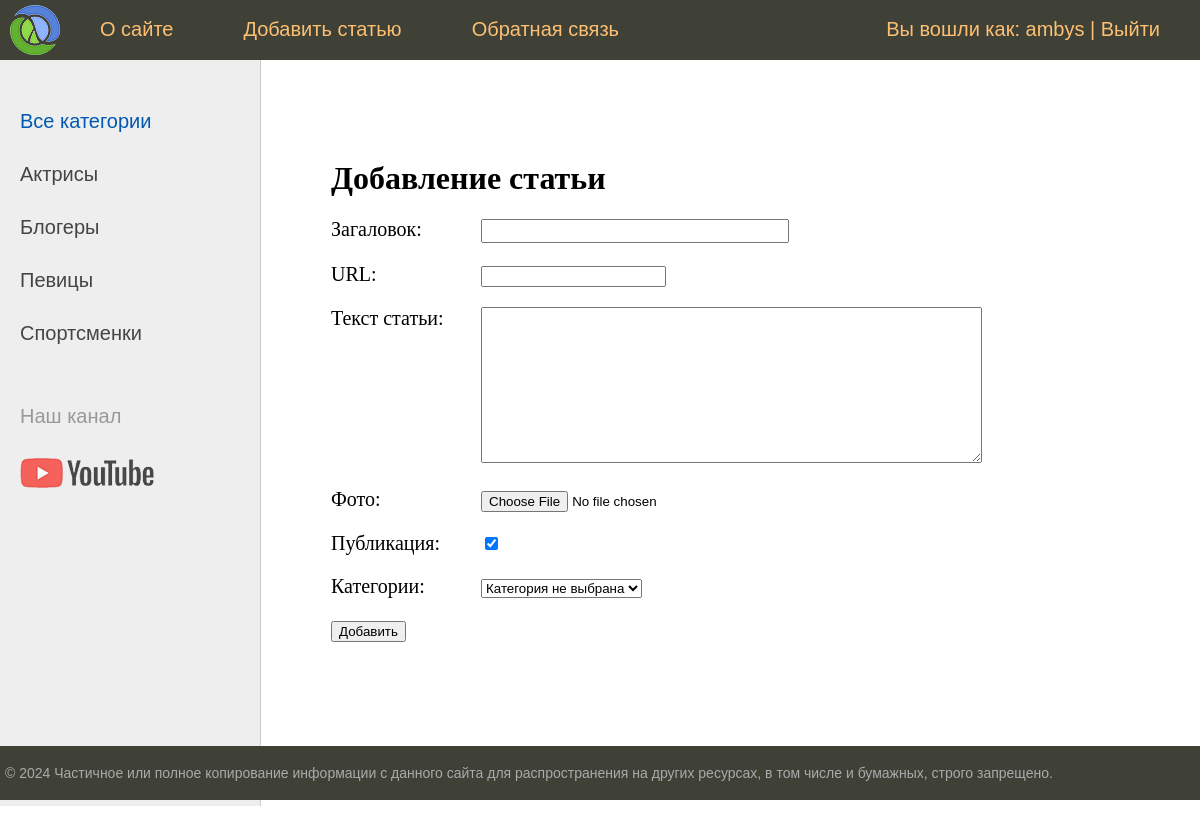
Screenshot of /addpage/ (signed in) with the database file from the repository.
### mainsite/models.py (models this page shows)
class Category(models.Model):
    name = models.CharField(max_length=100, db_index=True, verbose_name='Категория')
    slug = models.SlugField(max_length=255, unique=True, db_index=True, verbose_name='URL')
    def __str__(self):
        return self.name
    def get_absolute_url(self):
        return reverse('category', kwargs={'cat_slug': self.slug})
    class Meta:
        verbose_name = 'Категорию'
        verbose_name_plural = 'Категории'
        ordering = ['id']

### mainsite/views.py (the view)
# urls.py: path('addpage/', AddPage.as_view(), name='add_page'),
class AddPage(LoginRequiredMixin, DataMixin, CreateView):
    form_class = AddPostForm
    template_name = 'mainsite/addpage.html'
    success_url = reverse_lazy('home')
    login_url = reverse_lazy('home')
    raise_exception = True
    def get_context_data(self, *, object_list=None, **kwargs):
        context = super().get_context_data(**kwargs)
        c_def = self.get_user_context(title="Добавление статьи")
        return dict(list(context.items()) + list(c_def.items()))

### mainsite/forms.py (shortened to what this page needs)
class AddPostForm(forms.ModelForm):  #Прописываем стандартное название для не выбранного поля категорий
    def __init__(self, *args, **kwargs):
        super().__init__(*args, **kwargs)
        self.fields['cat'].empty_label = "Категория не выбрана"
    class Meta:     #Настройка полей формы
        model = Mainsite
        fields = ['title', 'slug', 'content', 'photo', 'is_published', 'cat']
        widgets = {
            'title': forms.TextInput(attrs={'class': 'form-input'}),
            'content': forms.Textarea(attrs={'cols': 60, 'rows': 10}),
        }

### mainsite/templatetags/mainsite_tags.py (called while the page is built)
@register.simple_tag(name='getcats')
def get_categories():
    return Category.objects.all()

### mainsite/utils.py (called while the page is built)
    def get_user_context(self, **kwargs):
        context = kwargs
        cats = Category.objects.annotate(Count('mainsite'))
        user_menu = menu.copy()
        if not self.request.user.is_authenticated:
            user_menu.pop(1)
        context['menu'] = user_menu
        context['cats'] = cats
        if 'cat_selected' not in context:
            context['cat_selected'] = 0
        return context

### mainsite/templates/mainsite/addpage.html (shortened to what this page needs)
{% extends 'mainsite/base.html' %}
{% block content %}
<h1>{{title}}</h1>
<form action="{% url 'add_page' %}" method="post" enctype="multipart/form-data">
{% for f in form %}
<p><label class="form-label" for="{{f.id_for_label}}">{{f.label}}: </label>{{f}} </p>
{% endfor %}
    <button type="submit">Добавить</button>
</form>
{% endblock %}

### mainsite/templates/mainsite/base.html (shortened to what this page needs)
<!DOCTYPE html>
{% load static %}
{% load mainsite_tags %}
<html>
<head>
	<link type="text/css" href="{% static 'mainsite/css/styles.css' %}" rel="stylesheet" />
</head>
<body>
<table class="table-page" border=0 cellpadding="0" cellspacing="0">
<tr><td valign=top>
{% block mainmenu %}
		<div class="header">
			<ul id="mainmenu" class="mainmenu">
			<li class="logo"><a href="{% url 'home' %}"><div class="logo"></div></a></li>
{% for m in menu %}
			<li><a href="{% url m.url_name %}">{{m.title}}</a></li>
{% endfor %}
				{% if request.user.is_authenticated %}
				<li class="last"> Вы вошли как:  {{user.username}} | <a href="{% url 'logout' %}">Выйти</a> </li>
				{% else %}
				<li><a href="{% url 'register' %}">Регистрация</a> | <a href="{% url 'login' %}">Войти</a></li>
				{% endif %}
			</ul>
		</div>
{% endblock mainmenu %}
<table class="table-content" border=0 cellpadding="0" cellspacing="0">
<tr>
	<td valign="top" class="left-chapters">
		{% getcats as catergories %}
	<ul id="leftchapters">
{% if cat_selected == 0 %}
		<li class="selected">Все категории</li>
{% else %}
		<li><a href="{% url 'home' %}">Все категории</a></li>
{% endif %}
{% for c in cats %}
{% if c.mainsite__count	> 0 %}
	{% if c.pk == cat_selected %}
		<li class="selected">{{c.name}}</li>
	{% else %}
		<li><a href="{{ c.get_absolute_url }}">{{c.name}}</a></li>
	{% endif %}
{% endif %}
{% endfor %}
		<li class="share">
		<p>Наш канал</p>
		<a class="share-yt" href="https://www.youtube.com/channel/UClJzWfGWuGJL2t-3dYKcHTA/playlists" target="_blank" rel="nofollow"></a>
		</li>
	</ul>
</td>
<td valign="top" class="content">
	<div class="content-text">
{% block content %}
{% endblock %}
	</div>
</td></tr></table>
</td></tr>
<tr><td valign=top>
	<div id="footer">
		<p>&copy; 2024 Частичное или полное копирование информации с данного сайта для распространения на других ресурсах, в том числе и бумажных, строго запрещено.</p>
	</div>
</td></tr></table>
</body>
</html>

### mainsite/static/mainsite/css/styles.css (style rules this page uses)
html, body { font-family: 'Arial'; margin: 0; padding: 0; height: 100%; width: 100%; color: #444; }
a { color: #0059b2; text-decoration: none; }
.table-page { width: 100%; height: 100%; vertical-align: top; }
.table-page tr { height: 100%; }
.header { background: #3F4137; height: 60px; }
.logo { background: url('../images/logo.png') no-repeat 10px 5px; width: 70px; height: 60px; }
ul.mainmenu { list-style: none; margin: 0; padding: 0; height: 60px; color: #fdc073; font-size: 20px; overflow: hidden; }
ul.mainmenu li { float: left; margin: 18px 40px 0 30px; }
ul.mainmenu li.logo { margin: 0; }
ul.mainmenu li.last { float: right; }
ul.mainmenu li a { color: #fdc073; text-decoration: none; }
.table-content { width: 100%; min-height: 100%; height: 100%; }
.left-chapters { margin: 0; background: #eee; border-right: 1px solid #ccc; min-height: 100%; }
.left-chapters ul { width: 230px; min-height: 100%; margin: 0; padding: 20px 10px 10px 20px; list-style: none; font-size: 20px; }
.left-chapters ul li { margin: 30px 0 0 0; color: #999; }
.left-chapters ul li.selected { color: #0059b2; }
.left-chapters ul li a { color: #444; text-decoration: none; }
.left-chapters ul li.share { margin: 60px 0 0 0; }
.left-chapters ul li.share p { margin: 30px 0 30px 0; }
.left-chapters ul li.share a { display: inline-block; width: 40px; height: 40px; margin: 0 20px 0 0; }
.left-chapters ul li.share a.share-yt { width: 100%; height: 30px; background: url('../images/share_yt.png') no-repeat 0 0 }
.content { padding: 40px 20px 20px 40px; width: 100%; box-sizing: border-box; }
.content-text { margin: 60px 0 0 30px; color: #000; font-size: 20px; font-family: Yandex Sans Display Light; }
.content-text h1 { font-size: 32px; }
#footer { box-sizing: border-box; background: #3F4137; padding: 5px; color: #aaa; font-size: 14px; font-family: Verdana, Geneva, Arial, Helvetica; text-align: left; overflow: hidden; }
.form-input { width: 300px; font-size: 16px; }
.form-label { display: inline-block; min-width: 150px; vertical-align: top; }

### rows the page displays
Category: name "Актрисы"
Category: name "Блогеры"
Category: name "Певицы"
Category: name "Спортсменки"

### other values shown
{{ m.title }} "О сайте" "Добавить статью" "Обратная связь"
{{ user.username }} "ambys"
{{ title }} "Добавление статьи"
{{ f.label }} "Загаловок" "URL" "Текст статьи" "Фото" "Публикация" "Категории"
